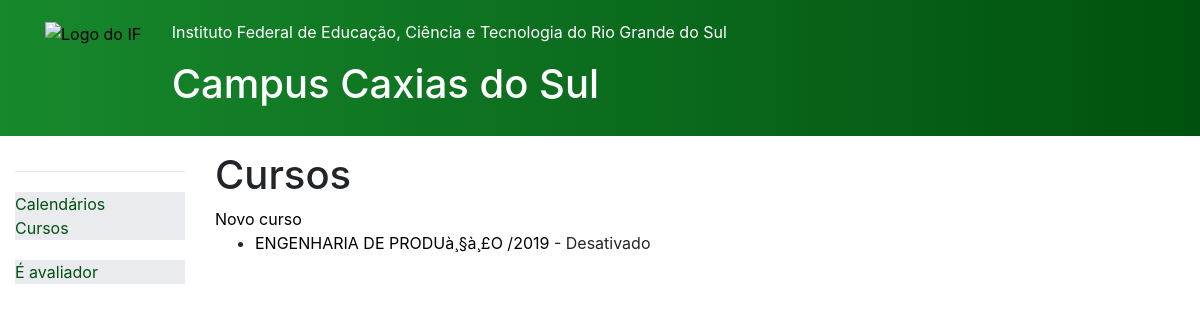
Screenshot of /curso/ (signed in) with the database file from the repository.
### curso/models.py (models this page shows, shortened)
class Curso(models.Model):
    nome = models.CharField(max_length=30)
    abreviacao = models.CharField(
        'Abreviação', max_length=3, help_text='Máximo 3 letras')
    matriz = models.CharField(
        max_length=4, help_text='Ano de aprovação de matriz do curso')
    is_active = models.BooleanField('Ativo', default=True)
    slug = models.SlugField(max_length=20)
    class Meta():
        ordering = ['-is_active', 'nome']
    def get_absolute_url(self):
        return reverse("curso:curso-detail", kwargs={"slug": self.slug})

### curso/views.py (the view)
# urls.py: path('', views.CursosListView.as_view(), name='cursos'),
class CursosListView(ListView):
    model = Curso
    paginate_by = 15

### curso/templates/curso/curso_list.html
{% extends "base_generic.html" %}
{% block content %}
    <h1>Cursos</h1>
  <a href="{% url 'curso:curso-create' %}">Novo curso</a>
    {% if curso_list %}
    <ul>
      {% for curso in curso_list %}
      <li>
        <a href="{{ curso.get_absolute_url }}">{{ curso.nome }}/{{curso.matriz}}</a>
        - {% if curso.is_active %}Ativo{% else %}Desativado{% endif %}
      </li>
      {% endfor %}
    </ul>
    {% else %}
      <p>Não há cursos cadastrados</p>
    {% endif %}
{% endblock %}

### static/css/styles.css (style rules this page uses)
a:any-link { color: black }

### rows the page displays
Curso: nome "ENGENHARIA DE PRODUà¸§à¸£O", matriz "2019", is_active "Desativado"
